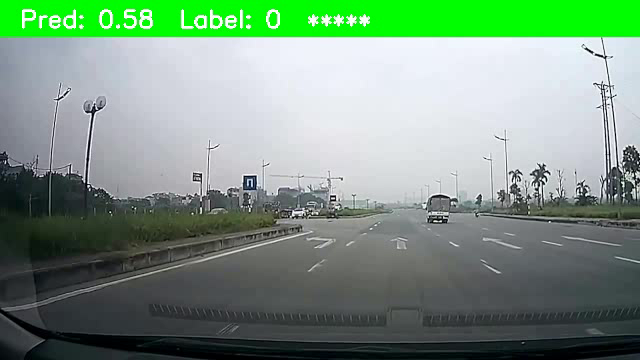
#> input picture frame 12 of ablation/appendix/CAP_003483.mp4, 640 x 360 px, given in place of DRIVE_003483.mp4, which was not available
$ python pintu.py
#> lines starting #> are read from the running program, lines starting #| are printed output that depends on the picture; pictures that were not available may be replaced by others from this repository, and a replacement may not be noted
import cv2
import numpy as np


def wrap_text(text, font, font_scale, thickness, max_width):
    """文本自动换行函数"""
#> called with font = 0, font_scale = 0.7, thickness = 1, max_width = 800
    lines = []
    current_line = []
    current_width = 0

    # 按空格分割单词
    words = text.split()

    for word in words:
        # 测试添加当前单词后的宽度
        test_line = ' '.join(current_line + [word])
        (w, h), _ = cv2.getTextSize(test_line, font, font_scale, thickness)

        if w <= max_width:
            current_line.append(word)
            current_width = w
        else:
            if current_line:  # 保存当前行
                lines.append(' '.join(current_line))
            current_line = [word]
            current_width = cv2.getTextSize(word, font, font_scale, thickness)[0][0]

    if current_line:  # 添加最后一行
        lines.append(' '.join(current_line))

    return lines


def process_videos(input_paths, output_path, labels, skip_frames=4):
    caps = [cv2.VideoCapture(path) for path in input_paths]

    # 获取第一个有效视频参数
    base_width = int(caps[0].get(cv2.CAP_PROP_FRAME_WIDTH))
    base_height = int(caps[0].get(cv2.CAP_PROP_FRAME_HEIGHT))
    fps = caps[0].get(cv2.CAP_PROP_FPS)

    # 初始化输出尺寸参数
    text_config = {
        'font': cv2.FONT_HERSHEY_SIMPLEX,
        'font_scale': 0.7,
        'thickness': 1,
        'color': (255, 255, 255),
        'bg_color': (0, 0, 0),
        'margin': 20  # 左右边距
    }

    # 技术说明文本
    caption_text = "DRIVE and CAP predicted a large number of false alarms before the anomaly appears (green bar)."

    # 预计算文本换行 (在初始化阶段完成)
    output_width = base_width + 200  # 文本栏200像素
    max_text_width = output_width - 2 * text_config['margin']
    wrapped_lines = wrap_text(caption_text,
                              text_config['font'],
                              text_config['font_scale'],
                              text_config['thickness'],
                              max_text_width)

    # 计算caption高度
    (_, line_height), _ = cv2.getTextSize("Test", text_config['font'],
                                          text_config['font_scale'],
                                          text_config['thickness'])
    line_spacing = 10
    caption_height = len(wrapped_lines) * (line_height + line_spacing) + 2 * text_config['margin']

    # 最终输出尺寸
    output_height = base_height * 3 + caption_height
    fourcc = cv2.VideoWriter_fourcc(*'mp4v')
    out = cv2.VideoWriter(output_path, fourcc, fps, (output_width, output_height))

    # 跳过前4帧（仅前两个视频）
    for i in range(2):
        for _ in range(skip_frames):
            caps[i].read()
#> this loop made 2 passes
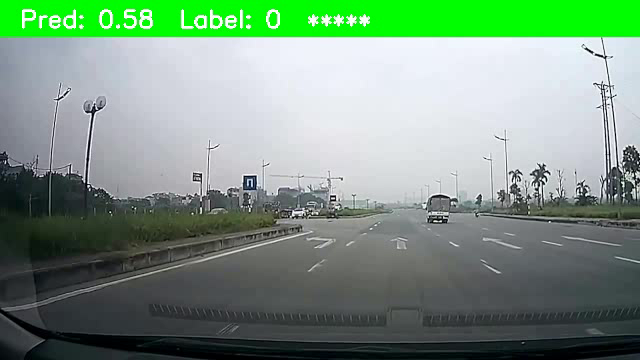
#> input picture frame 12 of ablation/appendix/CAP_003483.mp4, 640 x 360 px, given in place of DRIVE_003483.mp4, which was not available
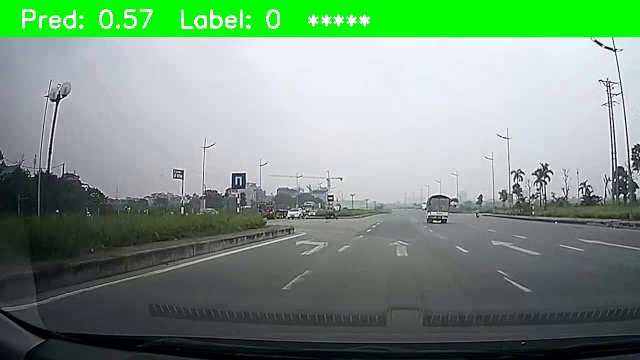
#> input picture frame 13 of ablation/appendix/CAP_003483.mp4, 640 x 360 px, given in place of DRIVE_003483.mp4, which was not available
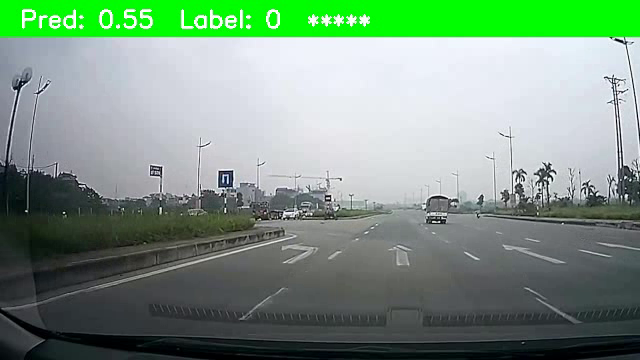
#> input picture frame 14 of ablation/appendix/CAP_003483.mp4, 640 x 360 px, given in place of DRIVE_003483.mp4, which was not available
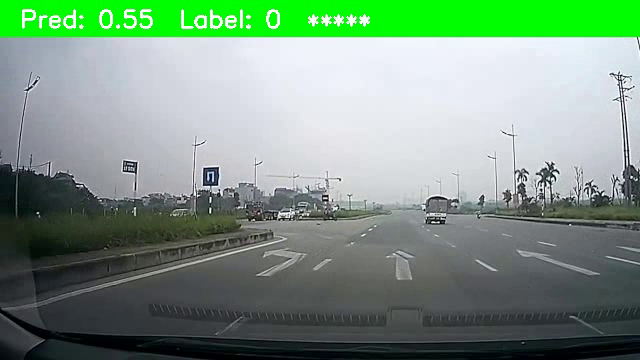
#> input picture frame 15 of ablation/appendix/CAP_003483.mp4, 640 x 360 px, given in place of DRIVE_003483.mp4, which was not available

    while True:
        frames = []
#> frames = []
        all_finished = True

        # 处理每个视频流
        for i, cap in enumerate(caps):
            ret, frame = cap.read()
            if not ret:
                # 生成黑帧保持尺寸
                frame = np.zeros((base_height, base_width, 3), dtype=np.uint8)
            else:
                all_finished = False

            # 添加左侧标签
            frame = np.ascontiguousarray(frame)
            text_panel = np.zeros((frame.shape[0], 200, 3), dtype=np.uint8)
            cv2.putText(text_panel, labels[i],
                        (10, frame.shape[0] // 2 + 15),
                        cv2.FONT_HERSHEY_SIMPLEX, 1,
                        (255, 255, 255), 2, cv2.LINE_AA)

            frames.append(cv2.hconcat([text_panel, frame]))
#> this loop made 3 passes
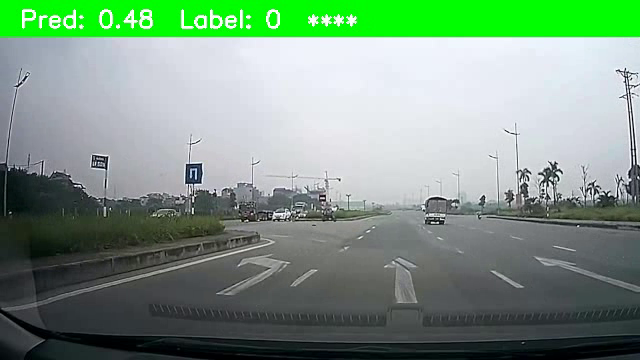
#> input picture frame 16 of ablation/appendix/CAP_003483.mp4, 640 x 360 px, given in place of DRIVE_003483.mp4, which was not available
#> after the loop:
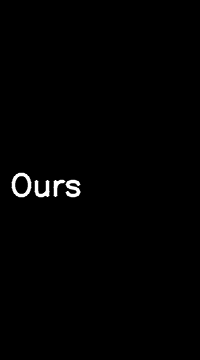
#> text_panel: shape (360, 200, 3); min 0, max 255, mean 2.1
#> after the loop, frames = 3 items

        if all_finished:
            break

        # 垂直拼接视频
        video_stack = cv2.vconcat(frames)
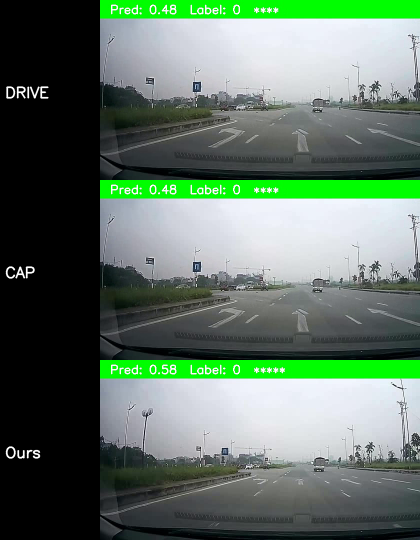
#> video_stack: shape (1080, 840, 3) (shown at 1/2 size); mean of channels 0, 1, 2 99.4, 115.8, 94.4; drawn as B, G, R

        # 创建caption面板
        caption_panel = np.zeros((caption_height, output_width, 3), dtype=np.uint8)
        caption_panel[:] = text_config['bg_color']

        # 计算文本起始位置
        total_text_height = len(wrapped_lines) * (line_height + line_spacing)
        start_y = (caption_height - total_text_height) // 2 + line_height

        # 绘制多行文本
        for idx, line in enumerate(wrapped_lines):
            (tw, th), _ = cv2.getTextSize(line, text_config['font'],
                                          text_config['font_scale'],
                                          text_config['thickness'])
            x = (output_width - tw) // 2
            y = start_y + idx * (th + line_spacing)
            cv2.putText(caption_panel, line, (x, y),
                        text_config['font'],
                        text_config['font_scale'],
                        text_config['color'],
                        text_config['thickness'],
                        cv2.LINE_AA)
#> this loop made 2 passes
#> (tw, th, x, y) on passes 1 to 2: (769, 16, 35, 36), (336, 16, 252, 62)

        # 组合最终画面
        final_frame = cv2.vconcat([video_stack, caption_panel])
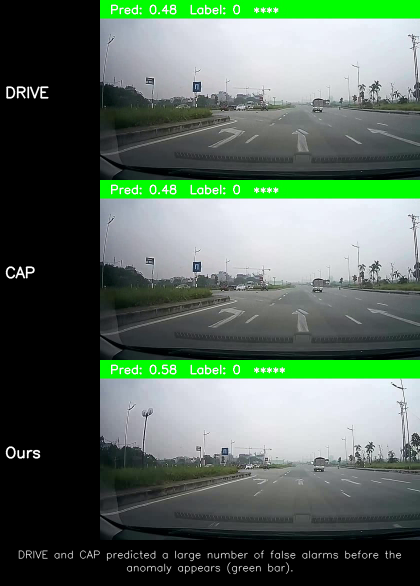
#> final_frame: shape (1172, 840, 3) (shown at 1/2 size); mean of channels 0, 1, 2 92.4, 107.5, 87.8; drawn as B, G, R
        out.write(final_frame)

    # 释放资源
    for cap in caps:
        cap.release()
    out.release()


if __name__ == "__main__":
    input_files = ["DRIVE_003483.mp4", "CAP_003483.mp4", "snippnet_003483.mp4"]
    video_labels = ["DRIVE", "CAP", "Ours"]
    process_videos(input_files, "final_output.mp4", video_labels, 4)

$ run again, starting later in the video
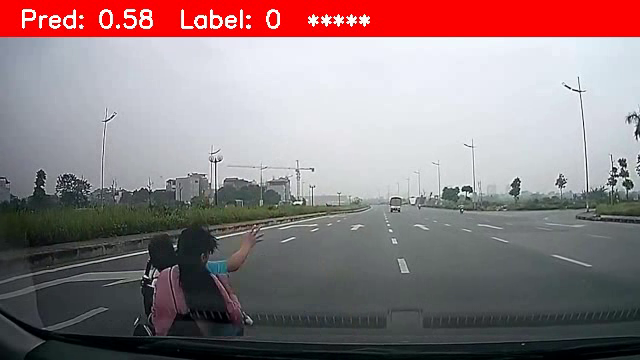
#> input picture frame 57 of ablation/appendix/CAP_003483.mp4, 640 x 360 px, given in place of DRIVE_003483.mp4, which was not available
#> the loop in process_videos, `for i in range(2):` made 2 passes
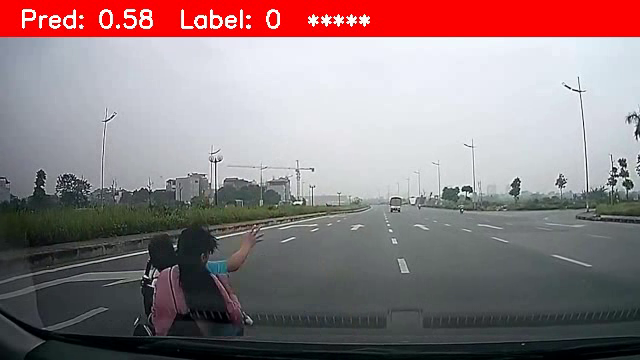
#> input picture frame 57 of ablation/appendix/CAP_003483.mp4, 640 x 360 px, given in place of DRIVE_003483.mp4, which was not available
#> in process_videos, `frames = []`: frames = []
#> the loop in process_videos, `for i, cap in enumerate(caps):` made 3 passes
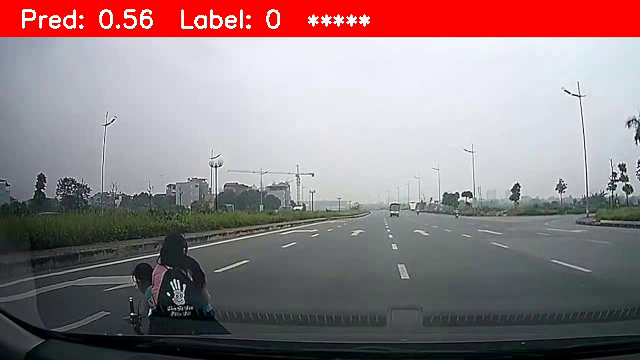
#> input picture frame 61 of ablation/appendix/CAP_003483.mp4, 640 x 360 px, given in place of DRIVE_003483.mp4, which was not available
#> after the loop in process_videos, `for i, cap in enumerate(caps):`: frames = 3 items
#> the loop in process_videos, `for idx, line in enumerate(wrapped_lines):` made 2 passes
#> (tw, th, x, y) on passes 1 to 2: (769, 16, 35, 36), (336, 16, 252, 62)
#> in process_videos, `final_frame = cv2.vconcat([video_stack, caption_panel])`:
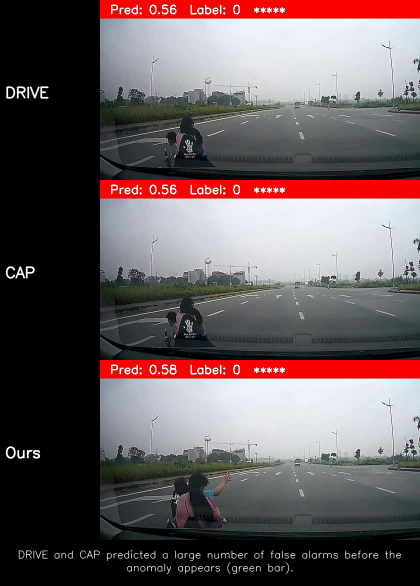
#> final_frame: shape (1172, 840, 3) (shown at 1/2 size); mean of channels 0, 1, 2 92.4, 90.5, 103.7; drawn as B, G, R
